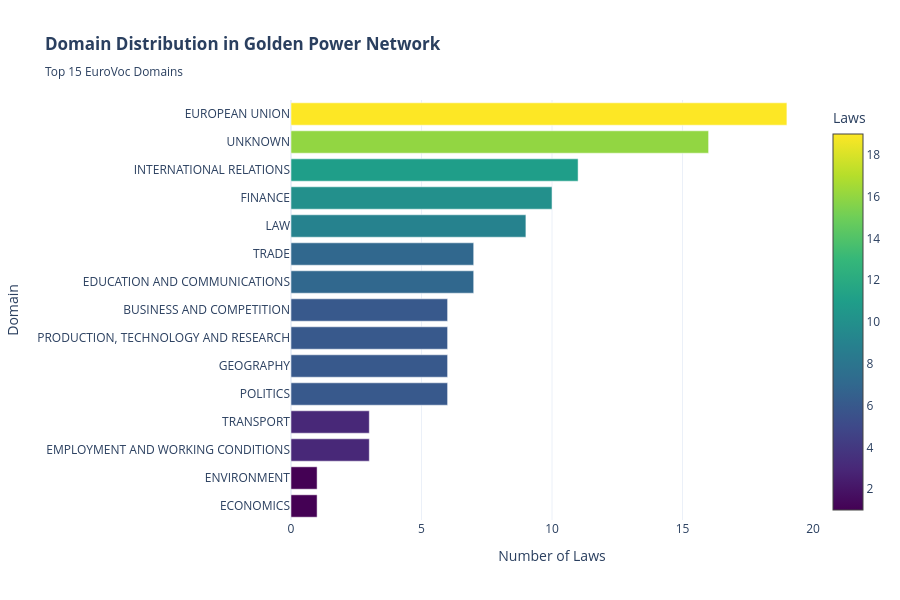

The notebook cell saved with this chart:
### Markdown cell above
### 1.2 Distribution of the Network (Bar Chart)

**Problem**: The Golden Power framework is fragmented across 15+ EuroVoc domains, obscuring its thematic unity.

### Code cell
# Parse and count domains
def parse_domains(domains_str):
    """Parse semicolon-separated domains and clean them"""
    if pd.isna(domains_str) or str(domains_str).strip() == '':
        return ['UNKNOWN']
    domains = [d.strip() for d in str(domains_str).split(';') if d.strip()]
    cleaned = [re.sub(r'^\d+\s+', '', d).strip().upper() for d in domains]
    return cleaned if cleaned else ['UNKNOWN']

# Count domain frequencies
domain_counts = Counter()
for domains_str in golden_power_network['domains'].dropna():
    domain_counts.update(parse_domains(domains_str))

# Get top 15 domains
top_domains = domain_counts.most_common(15)
domains = [d[0] for d in top_domains]
counts = [d[1] for d in top_domains]

# Create bar chart
fig = go.Figure(data=[
    go.Bar(
        x=counts,
        y=domains,
        orientation='h',
        marker=dict(
            color=counts,
            colorscale='Viridis',
            showscale=True,
            colorbar=dict(title='Laws')
        )
    )
])

fig.update_layout(
    title='<b>Domain Distribution in Golden Power Network</b><br><sub>Top 15 EuroVoc Domains</sub>',
    xaxis_title='Number of Laws',
    yaxis_title='Domain',
    height=600,
    width=900,
    template='plotly_white',
    yaxis={'categoryorder': 'total ascending'}
)

fig.show()

print("\n Key Insight:")
print("Despite being an 'EU' regulation, Golden Power touches 15+ domains.")
print(f"Top 3 domains: {domains[-1]} ({counts[-1]}), {domains[-2]} ({counts[-2]}), {domains[-3]} ({counts[-3]})")

### Figure 1 — Plotly figure (JSON) as saved in the notebook; plotly's stock layout.template omitted (floating-point values rounded to 4 significant figures)
{"data": [{"marker": {"color": [19, 16, 11, 10, 9, 7, 7, 6, 6, 6, 6, 3, 3, 1, 1], "colorbar": {"title": {"text": "Laws"}}, "colorscale": [[0, "#440154"], [0.1111, "#482878"], [0.2222, "#3e4989"], [0.3333, "#31688e"], [0.4444, "#26828e"], [0.5556, "#1f9e89"], [0.6667, "#35b779"], [0.7778, "#6ece58"], [0.8889, "#b5de2b"], [1, "#fde725"]], "showscale": true}, "orientation": "h", "type": "bar", "x": [19, 16, 11, 10, 9, 7, 7, 6, 6, 6, 6, 3, 3, 1, 1], "y": ["EUROPEAN UNION", "UNKNOWN", "INTERNATIONAL RELATIONS", "FINANCE", "LAW", "EDUCATION AND COMMUNICATIONS", "TRADE", "POLITICS", "GEOGRAPHY", "PRODUCTION, TECHNOLOGY AND RESEARCH", "BUSINESS AND COMPETITION", "EMPLOYMENT AND WORKING CONDITIONS", "TRANSPORT", "ECONOMICS", "ENVIRONMENT"]}], "layout": {"height": 600, "title": {"text": "<b>Domain Distribution in Golden Power Network</b><br><sub>Top 15 EuroVoc Domains</sub>"}, "width": 900, "xaxis": {"title": {"text": "Number of Laws"}}, "yaxis": {"categoryorder": "total ascending", "title": {"text": "Domain"}}}}
